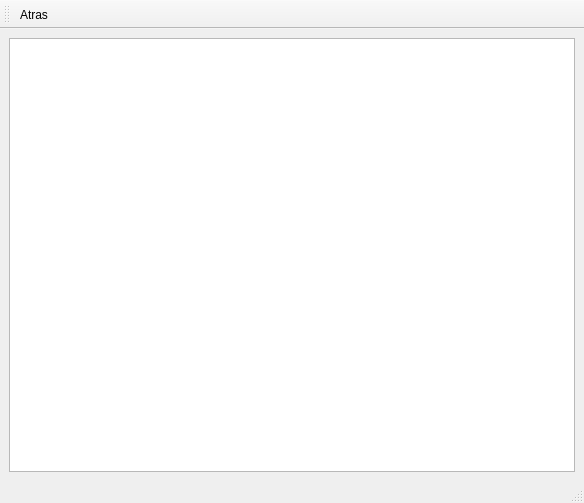
<?xml version="1.0" encoding="UTF-8"?>
<ui version="4.0">
 <class>DavisPutnam</class>
 <widget class="QMainWindow" name="DavisPutnam">
  <property name="geometry">
   <rect>
    <x>0</x>
    <y>0</y>
    <width>584</width>
    <height>503</height>
   </rect>
  </property>
  <property name="windowTitle">
   <string>Resolucion DPLL</string>
  </property>
  <property name="windowIcon">
   <iconset resource="iconos.qrc">
    <normaloff>:/iconos/iconoVentana.png</normaloff>:/iconos/iconoVentana.png</iconset>
  </property>
  <property name="styleSheet">
   <string notr="true">QMainWindow
{
	background-image: url(:/iconos/gradient7.png);
}
</string>
  </property>
  <widget class="QWidget" name="centralwidget">
   <layout class="QVBoxLayout" name="verticalLayout">
    <item>
     <widget class="QTextBrowser" name="davisPutnam"/>
    </item>
   </layout>
  </widget>
  <widget class="QMenuBar" name="menubar">
   <property name="geometry">
    <rect>
     <x>0</x>
     <y>0</y>
     <width>584</width>
     <height>21</height>
    </rect>
   </property>
  </widget>
  <widget class="QToolBar" name="toolBar">
   <property name="windowTitle">
    <string>toolBar</string>
   </property>
   <attribute name="toolBarArea">
    <enum>TopToolBarArea</enum>
   </attribute>
   <attribute name="toolBarBreak">
    <bool>false</bool>
   </attribute>
   <addaction name="actionAtras"/>
  </widget>
  <widget class="QStatusBar" name="statusBar"/>
  <action name="actionAtras">
   <property name="icon">
    <iconset resource="iconos.qrc">
     <normaloff>:/iconos/back28.png</normaloff>:/iconos/back28.png</iconset>
   </property>
   <property name="text">
    <string>Atras</string>
   </property>
  </action>
 </widget>
 <resources>
  <include location="iconos.qrc"/>
 </resources>
 <connections/>
</ui>
